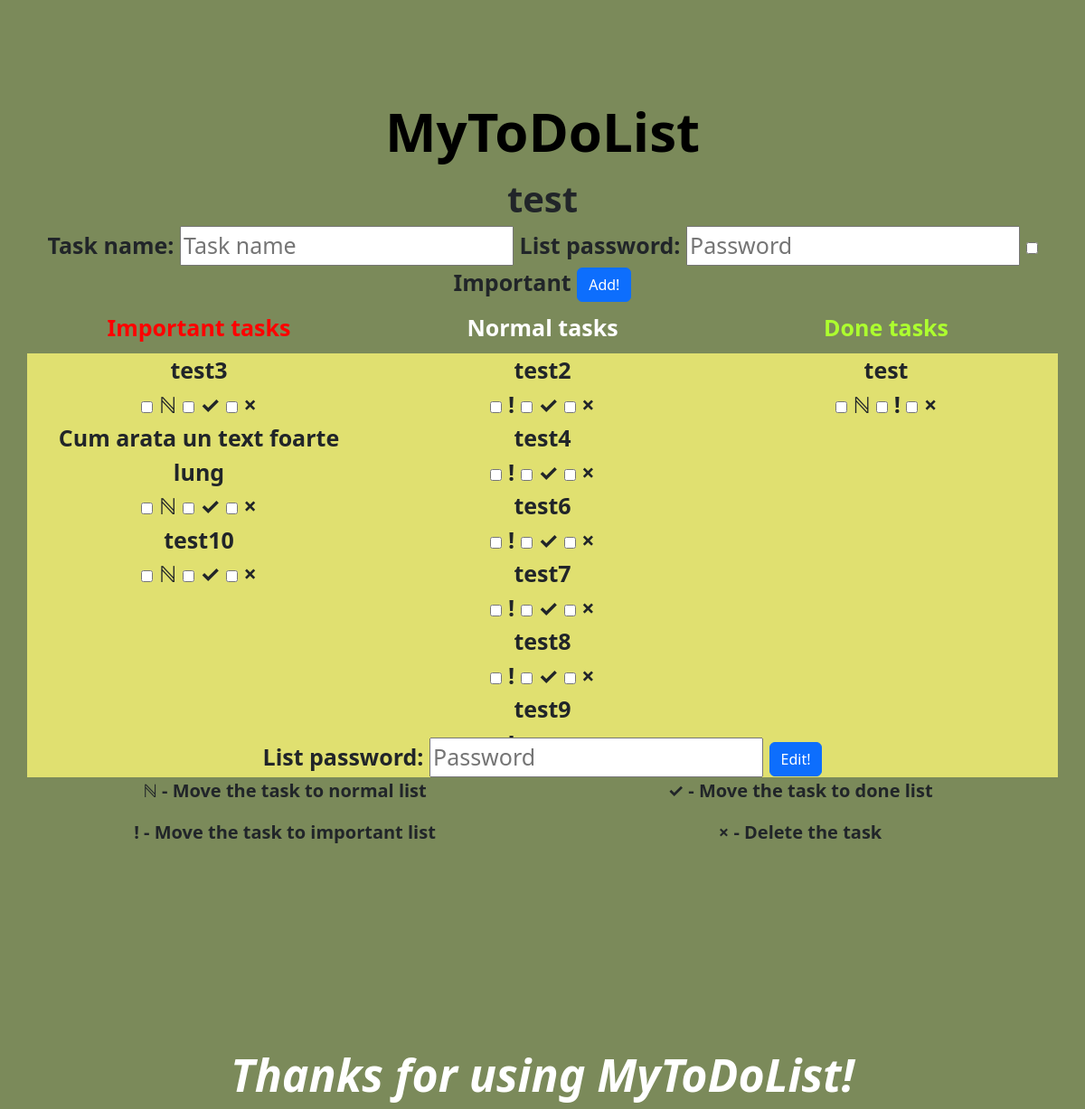
/test, run on the app's committed database.
### todoapp/models.py (models this page shows, shortened)
class List(models.Model):
  name = models.CharField(max_length=50, unique=True, blank=False, null=False)
  password = models.CharField(max_length=50, blank=False, null=False)

class Task(models.Model):
  list = models.ForeignKey(List, on_delete=models.CASCADE)
  task_name = models.CharField(max_length=50, blank=False, null=False)
  important = models.BooleanField(default=False)
  done = models.BooleanField(default = False)
  def __str__(self):
    return self.task_name

### todoapp/views.py (the view, shortened to what this page needs)
# urls.py: path('<str:list_name>', Lists, name='list')
def Lists(request, list_name):
  list = get_object_or_404(List, name=list_name)
  tasks = Task.objects.filter(list__name = list_name, important = False, done = False)
  important_tasks = Task.objects.filter(list__name=list_name, important = True, done=False)
  done_tasks = Task.objects.filter(list__name = list_name, done=True)
  return render(request, 'list.html', {'list':list, 'tasks':tasks, 'important_tasks':important_tasks, 'done_tasks':done_tasks})

### todoapp/templates/list.html (shortened to what this page needs)
{% extends 'main.html' %}{% load static %} {% block content %}
<div class="list_name">{{list.name}}</div>
<div class="add_task">
  <form method="POST">
    <b><label for="task_name">Task name:</label></b>
    <input type="text" name="task_name" placeholder="Task name" />
    <b><label for="password">List password:</label></b>
    <input type="text" name="password" placeholder="Password" />
    <input class="form-check-label" type="checkbox" name="important" value="True" />
    <label class="checkbox_important" for="important">Important</label>
    <button class="btn btn-primary" type="submit" name="Submit" value="add_task">Add!</button>
  </form>
</div>
<div class=" content row">
    <div class="important-title col-4">Important tasks</div>
    <div class="normal-title col-4">Normal tasks</div>
    <div class="done-title col-4">Done tasks</div>
  </div>
<form method="POST">
  <div class="content row">
    <div class="tasks col-4">
      {% for task in important_tasks %}
      <b><label>{{task}}</label></b><br>
      <input type="checkbox" name="normal" value="{{task}}" />
      <label class="" for="normal">&#8469;</label>
      <input type="checkbox" name="done" value="{{task}}" />
      <label class="" for="done">&#10003;</label>
      <input type="checkbox" name="delete" value="{{task}}" />
      <label for="delete">&#215;</label>
      {% endfor %}
    </div>
    <div class="tasks col-4">
      {% for task in tasks %}
      <b><label class="">{{task}}</label></b><br>
      <input type="checkbox" name="important" value="{{task}}" />
      <label for="important">&#33;</label>
      <input type="checkbox" name="done" value="{{task}}" />
      <label for="done">&#10003;</label>
      <input type="checkbox" name="delete" value="{{task}}" />
      <label for="delete">&#215;</label>
      {% endfor %}
    </div>
    <div class="tasks col-4">
      {% for task in done_tasks %}
      <b><label>{{task}}</label></b></br>
      <input type="checkbox" name="normal" value="{{task}}" />
      <label for="normal">&#8469;</label>
      <input type="checkbox" name="important" value="{{task}}" />
      <label for="important">&#33;</label>
      <input type="checkbox" name="delete" value="{{task}}" />
      <label for="delete">&#215;</label>
      {% endfor %}
    </div>
    <div class="edit_task">
      <b><label for="password">List password:</label></b>
      <input type="text" name="password" placeholder="Password" />
      <button class="btn btn-primary" type="submit" name="Submit" name="edit_task">Edit!</button>
    </div>
  </div>
</form>
<div class="info row" >
<div class="col-6"><b><p>&#8469; - Move the task to normal list</p>
<p>&#33; - Move the task to important list</p></b></div>
<div class="col-6"><b><p>&#10003; - Move the task to done list</p>
<p>&#215; - Delete the task</p></b></div></div>
{% endblock content%}

### todoapp/templates/main.html (shortened to what this page needs)
<!DOCTYPE html>
{% load static %}
<html>
  <head>
    <link
      href="https://cdn.jsdelivr.net/npm/bootstrap@5.2.2/dist/css/bootstrap.min.css"
      rel="stylesheet"
    />
    <link rel="stylesheet" type="text/css" href="{% static 'css/main.css' %}" />
  </head>
  <body>
    <div class="all_content container">
      <div class="title row">
        <a style="color: black; text-decoration: none" href="{%url 'main-page' %}">MyToDoList</a>
      </div>
      {% block content %} {% endblock content %}
      <div class="message">
        <p>Thanks for using MyToDoList!</p>
      </div>
    </div>
  </body>
</html>

### static/css/main.css (style rules this page uses)
body { background-color: #7b8a5a; }
.all_content { text-align: center; position: relative; top: 100px; }
.title { text-align: center; font-weight: bold; font-size: 60px; color: black; text-decoration: none; }
.content { text-align: center; font-weight: bold; font-size: 25px; margin-top: 10px; }
.info { font-size: 50px; }
.list_name { text-align: center; font-weight: bold; font-size: 40px; }
.add_task { text-align: center; font-weight: bold; font-size: 25px; }
.edit_task { text-align: center; font-weight: bold; font-size: 25px; background-color: rgb(224, 224, 112); }
.tasks { background-color: rgb(224, 224, 112); height: 425px; overflow-y: scroll; }
.important-title { color: red; }
.normal-title { color: white; }
.done-title { color: greenyellow; }
.info { font-size: 20px; }
.message { font-size: 50px; font-style: italic; font-weight: bold; margin-top: 200px; color: white; }

### data on the page
List: name "test"
Task: task_name "test3"
Task: task_name "Cum arata un text foarte lung"
Task: task_name "test10"
Task: task_name "test2"
Task: task_name "test4"
Task: task_name "test6"
Task: task_name "test7"
Task: task_name "test8"
Task: task_name "test9"
Task: task_name "test"
